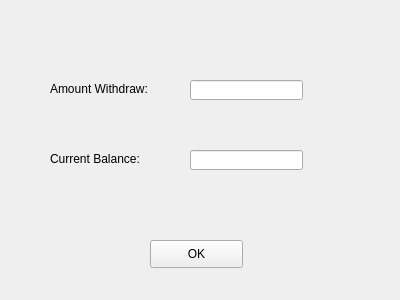
<?xml version="1.0" encoding="UTF-8"?>
<ui version="4.0">
 <class>Atm_Withdraw_Receipt</class>
 <widget class="QWidget" name="Atm_Withdraw_Receipt">
  <property name="geometry">
   <rect>
    <x>0</x>
    <y>0</y>
    <width>400</width>
    <height>300</height>
   </rect>
  </property>
  <property name="windowTitle">
   <string>WITHDRAW RECEIPT</string>
  </property>
  <widget class="QLabel" name="label">
   <property name="geometry">
    <rect>
     <x>50</x>
     <y>80</y>
     <width>191</width>
     <height>17</height>
    </rect>
   </property>
   <property name="text">
    <string>Amount Withdraw:</string>
   </property>
  </widget>
  <widget class="QLabel" name="label_2">
   <property name="geometry">
    <rect>
     <x>50</x>
     <y>150</y>
     <width>191</width>
     <height>17</height>
    </rect>
   </property>
   <property name="text">
    <string>Current Balance:</string>
   </property>
  </widget>
  <widget class="QLineEdit" name="lineEdit">
   <property name="geometry">
    <rect>
     <x>190</x>
     <y>80</y>
     <width>113</width>
     <height>20</height>
    </rect>
   </property>
  </widget>
  <widget class="QLineEdit" name="lineEdit_2">
   <property name="geometry">
    <rect>
     <x>190</x>
     <y>150</y>
     <width>113</width>
     <height>20</height>
    </rect>
   </property>
  </widget>
  <widget class="QPushButton" name="receipt">
   <property name="geometry">
    <rect>
     <x>150</x>
     <y>240</y>
     <width>93</width>
     <height>28</height>
    </rect>
   </property>
   <property name="text">
    <string>OK</string>
   </property>
  </widget>
 </widget>
 <resources/>
 <connections/>
</ui>
